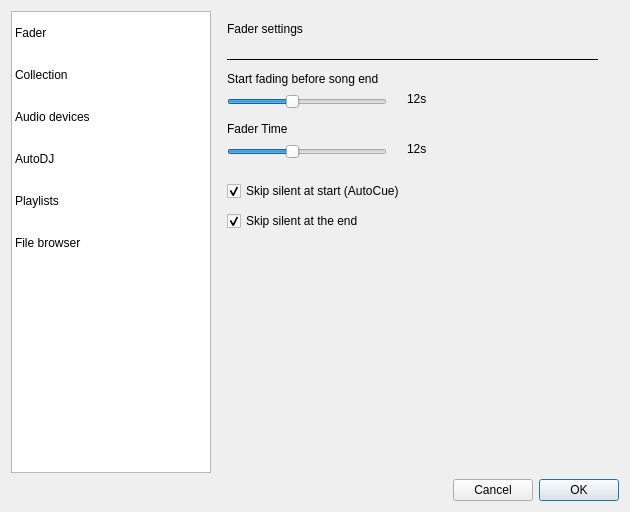
<?xml version="1.0" encoding="UTF-8"?>
<ui version="4.0">
 <class>SettingsDialog</class>
 <widget class="QDialog" name="SettingsDialog">
  <property name="geometry">
   <rect>
    <x>0</x>
    <y>0</y>
    <width>630</width>
    <height>512</height>
   </rect>
  </property>
  <property name="minimumSize">
   <size>
    <width>600</width>
    <height>400</height>
   </size>
  </property>
  <property name="windowTitle">
   <string>Settings</string>
  </property>
  <property name="styleSheet">
   <string notr="true"/>
  </property>
  <property name="modal">
   <bool>true</bool>
  </property>
  <layout class="QVBoxLayout" name="verticalLayout_2">
   <item>
    <layout class="QHBoxLayout" name="horizontalLayout_2">
     <item>
      <widget class="QTableWidget" name="settingsGroupsTable">
       <property name="sizePolicy">
        <sizepolicy hsizetype="Minimum" vsizetype="Expanding">
         <horstretch>0</horstretch>
         <verstretch>0</verstretch>
        </sizepolicy>
       </property>
       <property name="minimumSize">
        <size>
         <width>200</width>
         <height>0</height>
        </size>
       </property>
       <property name="maximumSize">
        <size>
         <width>200</width>
         <height>16777215</height>
        </size>
       </property>
       <property name="verticalScrollBarPolicy">
        <enum>Qt::ScrollBarAlwaysOff</enum>
       </property>
       <property name="horizontalScrollBarPolicy">
        <enum>Qt::ScrollBarAlwaysOff</enum>
       </property>
       <property name="selectionMode">
        <enum>QAbstractItemView::SingleSelection</enum>
       </property>
       <property name="selectionBehavior">
        <enum>QAbstractItemView::SelectRows</enum>
       </property>
       <property name="iconSize">
        <size>
         <width>32</width>
         <height>32</height>
        </size>
       </property>
       <property name="showGrid">
        <bool>false</bool>
       </property>
       <property name="gridStyle">
        <enum>Qt::SolidLine</enum>
       </property>
       <property name="wordWrap">
        <bool>false</bool>
       </property>
       <property name="cornerButtonEnabled">
        <bool>false</bool>
       </property>
       <attribute name="horizontalHeaderVisible">
        <bool>false</bool>
       </attribute>
       <attribute name="horizontalHeaderDefaultSectionSize">
        <number>150</number>
       </attribute>
       <attribute name="horizontalHeaderMinimumSectionSize">
        <number>150</number>
       </attribute>
       <attribute name="verticalHeaderVisible">
        <bool>false</bool>
       </attribute>
       <attribute name="verticalHeaderDefaultSectionSize">
        <number>42</number>
       </attribute>
       <attribute name="verticalHeaderMinimumSectionSize">
        <number>42</number>
       </attribute>
       <row>
        <property name="text">
         <string>New Row</string>
        </property>
       </row>
       <row>
        <property name="text">
         <string>New Row</string>
        </property>
       </row>
       <row>
        <property name="text">
         <string>New Row</string>
        </property>
       </row>
       <row>
        <property name="text">
         <string>New Row</string>
        </property>
       </row>
       <row>
        <property name="text">
         <string>New Row</string>
        </property>
       </row>
       <row>
        <property name="text">
         <string>Neue Zeile</string>
        </property>
       </row>
       <column>
        <property name="text">
         <string>New Column</string>
        </property>
       </column>
       <item row="0" column="0">
        <property name="text">
         <string>Fader</string>
        </property>
       </item>
       <item row="1" column="0">
        <property name="text">
         <string>Collection</string>
        </property>
       </item>
       <item row="2" column="0">
        <property name="text">
         <string>Audio devices</string>
        </property>
       </item>
       <item row="3" column="0">
        <property name="text">
         <string>AutoDJ</string>
        </property>
       </item>
       <item row="4" column="0">
        <property name="text">
         <string>Playlists</string>
        </property>
       </item>
       <item row="5" column="0">
        <property name="text">
         <string>File browser</string>
        </property>
       </item>
      </widget>
     </item>
     <item>
      <widget class="QStackedWidget" name="pages">
       <property name="sizePolicy">
        <sizepolicy hsizetype="Preferred" vsizetype="Preferred">
         <horstretch>2</horstretch>
         <verstretch>0</verstretch>
        </sizepolicy>
       </property>
       <property name="currentIndex">
        <number>0</number>
       </property>
       <widget class="QWidget" name="page">
        <widget class="QLabel" name="label">
         <property name="geometry">
          <rect>
           <x>10</x>
           <y>10</y>
           <width>251</width>
           <height>16</height>
          </rect>
         </property>
         <property name="text">
          <string>Fader settings</string>
         </property>
        </widget>
        <widget class="QSlider" name="faderEndSlider">
         <property name="geometry">
          <rect>
           <x>10</x>
           <y>80</y>
           <width>160</width>
           <height>22</height>
          </rect>
         </property>
         <property name="maximum">
          <number>30</number>
         </property>
         <property name="value">
          <number>12</number>
         </property>
         <property name="orientation">
          <enum>Qt::Horizontal</enum>
         </property>
        </widget>
        <widget class="QLabel" name="label_5">
         <property name="geometry">
          <rect>
           <x>10</x>
           <y>60</y>
           <width>191</width>
           <height>16</height>
          </rect>
         </property>
         <property name="text">
          <string>Start fading before song end</string>
         </property>
        </widget>
        <widget class="Line" name="line">
         <property name="geometry">
          <rect>
           <x>10</x>
           <y>40</y>
           <width>371</width>
           <height>16</height>
          </rect>
         </property>
         <property name="frameShadow">
          <enum>QFrame::Plain</enum>
         </property>
         <property name="orientation">
          <enum>Qt::Horizontal</enum>
         </property>
        </widget>
        <widget class="QLabel" name="faderEndLabel">
         <property name="geometry">
          <rect>
           <x>190</x>
           <y>80</y>
           <width>61</width>
           <height>16</height>
          </rect>
         </property>
         <property name="text">
          <string>12s</string>
         </property>
        </widget>
        <widget class="QLabel" name="label_7">
         <property name="geometry">
          <rect>
           <x>10</x>
           <y>110</y>
           <width>191</width>
           <height>16</height>
          </rect>
         </property>
         <property name="text">
          <string>Fader Time</string>
         </property>
        </widget>
        <widget class="QLabel" name="faderTimeLabel">
         <property name="geometry">
          <rect>
           <x>190</x>
           <y>130</y>
           <width>61</width>
           <height>16</height>
          </rect>
         </property>
         <property name="text">
          <string>12s</string>
         </property>
        </widget>
        <widget class="QSlider" name="faderTimeSlider">
         <property name="geometry">
          <rect>
           <x>10</x>
           <y>130</y>
           <width>160</width>
           <height>22</height>
          </rect>
         </property>
         <property name="maximum">
          <number>30</number>
         </property>
         <property name="value">
          <number>12</number>
         </property>
         <property name="orientation">
          <enum>Qt::Horizontal</enum>
         </property>
        </widget>
        <widget class="QCheckBox" name="checkAutoCue">
         <property name="geometry">
          <rect>
           <x>10</x>
           <y>170</y>
           <width>321</width>
           <height>20</height>
          </rect>
         </property>
         <property name="styleSheet">
          <string notr="true"/>
         </property>
         <property name="text">
          <string>Skip silent at start (AutoCue)</string>
         </property>
         <property name="checked">
          <bool>true</bool>
         </property>
        </widget>
        <widget class="QCheckBox" name="checkSkipSilentEnd">
         <property name="geometry">
          <rect>
           <x>10</x>
           <y>200</y>
           <width>321</width>
           <height>20</height>
          </rect>
         </property>
         <property name="text">
          <string>Skip silent at the end</string>
         </property>
         <property name="checked">
          <bool>true</bool>
         </property>
        </widget>
       </widget>
       <widget class="QWidget" name="page_3">
        <layout class="QVBoxLayout" name="verticalLayout_3">
         <item>
          <widget class="QGroupBox" name="groupBox">
           <property name="toolTip">
            <string/>
           </property>
           <property name="title">
            <string/>
           </property>
           <layout class="QVBoxLayout" name="verticalLayout">
            <property name="spacing">
             <number>6</number>
            </property>
            <property name="margin">
             <number>0</number>
            </property>
            <item>
             <widget class="QTreeView" name="collectionsTreeView"/>
            </item>
            <item>
             <layout class="QHBoxLayout" name="horizontalLayout">
              <item>
               <widget class="QCheckBox" name="chkMonitor">
                <property name="toolTip">
                 <string>Scan for new files and update the music collection</string>
                </property>
                <property name="text">
                 <string>Watch folders for changes</string>
                </property>
               </widget>
              </item>
              <item>
               <widget class="QPushButton" name="pushScanNow">
                <property name="sizePolicy">
                 <sizepolicy hsizetype="Fixed" vsizetype="Fixed">
                  <horstretch>0</horstretch>
                  <verstretch>0</verstretch>
                 </sizepolicy>
                </property>
                <property name="layoutDirection">
                 <enum>Qt::LeftToRight</enum>
                </property>
                <property name="text">
                 <string>Scan Now</string>
                </property>
               </widget>
              </item>
             </layout>
            </item>
           </layout>
          </widget>
         </item>
        </layout>
       </widget>
       <widget class="QWidget" name="page_4">
        <widget class="QLabel" name="label_2">
         <property name="geometry">
          <rect>
           <x>10</x>
           <y>10</y>
           <width>251</width>
           <height>16</height>
          </rect>
         </property>
         <property name="text">
          <string>Monitor Player</string>
         </property>
        </widget>
        <widget class="QComboBox" name="monitorOutputDevice">
         <property name="geometry">
          <rect>
           <x>10</x>
           <y>30</y>
           <width>201</width>
           <height>26</height>
          </rect>
         </property>
        </widget>
       </widget>
       <widget class="QWidget" name="page_2">
        <widget class="QLabel" name="label_3">
         <property name="geometry">
          <rect>
           <x>10</x>
           <y>10</y>
           <width>251</width>
           <height>16</height>
          </rect>
         </property>
         <property name="text">
          <string>AutoDJ settings</string>
         </property>
        </widget>
        <widget class="Line" name="line_3">
         <property name="geometry">
          <rect>
           <x>10</x>
           <y>40</y>
           <width>371</width>
           <height>16</height>
          </rect>
         </property>
         <property name="frameShadow">
          <enum>QFrame::Plain</enum>
         </property>
         <property name="orientation">
          <enum>Qt::Horizontal</enum>
         </property>
        </widget>
        <widget class="QSpinBox" name="minTracks">
         <property name="geometry">
          <rect>
           <x>10</x>
           <y>140</y>
           <width>42</width>
           <height>22</height>
          </rect>
         </property>
         <property name="value">
          <number>6</number>
         </property>
        </widget>
        <widget class="QLabel" name="label_9">
         <property name="geometry">
          <rect>
           <x>10</x>
           <y>120</y>
           <width>131</width>
           <height>16</height>
          </rect>
         </property>
         <property name="text">
          <string>Minimum Tracks</string>
         </property>
        </widget>
        <widget class="QSpinBox" name="countDJ">
         <property name="geometry">
          <rect>
           <x>10</x>
           <y>90</y>
           <width>42</width>
           <height>22</height>
          </rect>
         </property>
         <property name="minimum">
          <number>1</number>
         </property>
        </widget>
        <widget class="QLabel" name="label_10">
         <property name="geometry">
          <rect>
           <x>10</x>
           <y>70</y>
           <width>131</width>
           <height>16</height>
          </rect>
         </property>
         <property name="text">
          <string>DJ Count</string>
         </property>
        </widget>
       </widget>
       <widget class="QWidget" name="page_5">
        <widget class="Line" name="line_2">
         <property name="geometry">
          <rect>
           <x>10</x>
           <y>40</y>
           <width>371</width>
           <height>16</height>
          </rect>
         </property>
         <property name="frameShadow">
          <enum>QFrame::Plain</enum>
         </property>
         <property name="orientation">
          <enum>Qt::Horizontal</enum>
         </property>
        </widget>
        <widget class="QCheckBox" name="checkAutoRemove">
         <property name="geometry">
          <rect>
           <x>7</x>
           <y>74</y>
           <width>211</width>
           <height>20</height>
          </rect>
         </property>
         <property name="text">
          <string>Auto Remove Played Tracks</string>
         </property>
        </widget>
        <widget class="QLabel" name="label_8">
         <property name="geometry">
          <rect>
           <x>10</x>
           <y>10</y>
           <width>251</width>
           <height>16</height>
          </rect>
         </property>
         <property name="text">
          <string>Playlist Settings</string>
         </property>
        </widget>
       </widget>
       <widget class="QWidget" name="page_6">
        <widget class="QLineEdit" name="txtBrowserRoot">
         <property name="geometry">
          <rect>
           <x>30</x>
           <y>50</y>
           <width>211</width>
           <height>22</height>
          </rect>
         </property>
        </widget>
        <widget class="QLabel" name="label_4">
         <property name="geometry">
          <rect>
           <x>30</x>
           <y>30</y>
           <width>111</width>
           <height>16</height>
          </rect>
         </property>
         <property name="text">
          <string>Browser Root</string>
         </property>
        </widget>
        <widget class="QPushButton" name="pushButton">
         <property name="geometry">
          <rect>
           <x>242</x>
           <y>47</y>
           <width>50</width>
           <height>30</height>
          </rect>
         </property>
         <property name="text">
          <string>...</string>
         </property>
        </widget>
       </widget>
      </widget>
     </item>
    </layout>
   </item>
   <item>
    <widget class="QDialogButtonBox" name="buttonBox">
     <property name="sizePolicy">
      <sizepolicy hsizetype="Maximum" vsizetype="Fixed">
       <horstretch>0</horstretch>
       <verstretch>0</verstretch>
      </sizepolicy>
     </property>
     <property name="layoutDirection">
      <enum>Qt::RightToLeft</enum>
     </property>
     <property name="orientation">
      <enum>Qt::Horizontal</enum>
     </property>
     <property name="standardButtons">
      <set>QDialogButtonBox::Cancel|QDialogButtonBox::Ok</set>
     </property>
     <property name="centerButtons">
      <bool>false</bool>
     </property>
    </widget>
   </item>
  </layout>
 </widget>
 <resources/>
 <connections>
  <connection>
   <sender>buttonBox</sender>
   <signal>accepted()</signal>
   <receiver>SettingsDialog</receiver>
   <slot>accept()</slot>
   <hints>
    <hint type="sourcelabel">
     <x>248</x>
     <y>254</y>
    </hint>
    <hint type="destinationlabel">
     <x>157</x>
     <y>274</y>
    </hint>
   </hints>
  </connection>
  <connection>
   <sender>buttonBox</sender>
   <signal>rejected()</signal>
   <receiver>SettingsDialog</receiver>
   <slot>reject()</slot>
   <hints>
    <hint type="sourcelabel">
     <x>316</x>
     <y>260</y>
    </hint>
    <hint type="destinationlabel">
     <x>286</x>
     <y>274</y>
    </hint>
   </hints>
  </connection>
 </connections>
</ui>
